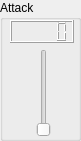
            <widget class="QGroupBox" name="Slider5Box">
             <property name="minimumSize">
              <size>
               <width>81</width>
               <height>141</height>
              </size>
             </property>
             <property name="maximumSize">
              <size>
               <width>81</width>
               <height>141</height>
              </size>
             </property>
             <property name="title">
              <string>Attack</string>
             </property>
             <widget class="QWidget" name="layoutWidget_31">
              <property name="geometry">
               <rect>
                <x>10</x>
                <y>20</y>
                <width>66</width>
                <height>117</height>
               </rect>
              </property>
              <layout class="QVBoxLayout" name="verticalLayout_162">
               <item>
                <widget class="QLCDNumber" name="dcaAttackTimeLCD">
                 <property name="maximumSize">
                  <size>
                   <width>64</width>
                   <height>23</height>
                  </size>
                 </property>
                </widget>
               </item>
               <item>
                <layout class="QHBoxLayout" name="horizontalLayout_71">
                 <item>
                  <spacer name="horizontalSpacer_103">
                   <property name="orientation">
                    <enum>Qt::Horizontal</enum>
                   </property>
                   <property name="sizeHint" stdset="0">
                    <size>
                     <width>18</width>
                     <height>20</height>
                    </size>
                   </property>
                  </spacer>
                 </item>
                 <item>
                  <widget class="QSlider" name="dcaAttackTime_Slider">
                   <property name="orientation">
                    <enum>Qt::Vertical</enum>
                   </property>
                  </widget>
                 </item>
                 <item>
                  <spacer name="horizontalSpacer_104">
                   <property name="orientation">
                    <enum>Qt::Horizontal</enum>
                   </property>
                   <property name="sizeHint" stdset="0">
                    <size>
                     <width>18</width>
                     <height>20</height>
                    </size>
                   </property>
                  </spacer>
                 </item>
                </layout>
               </item>
              </layout>
             </widget>
            </widget>
